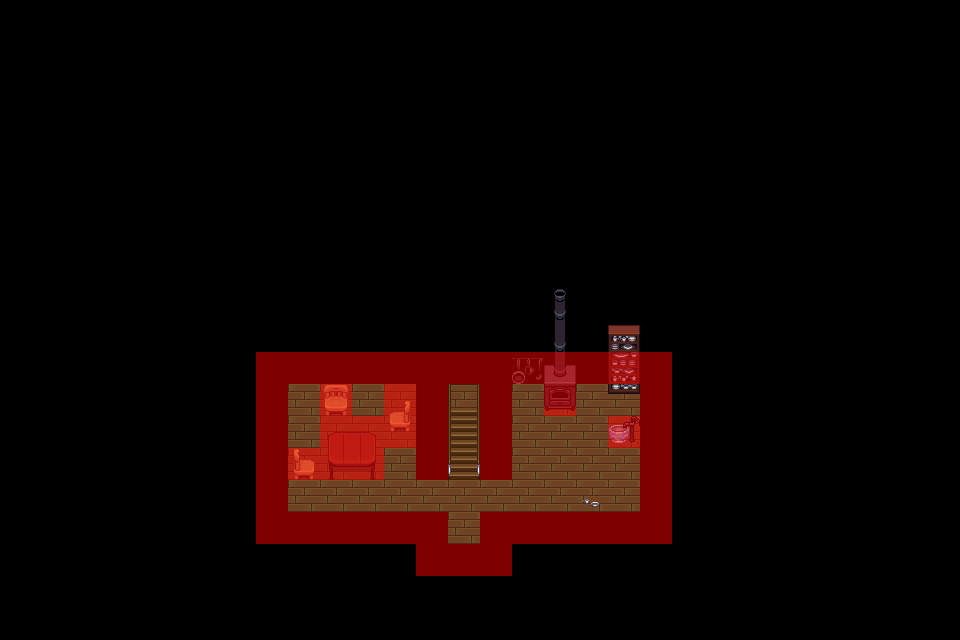

A level layout from a 2D game, rendered from its tile map. Below: a short description, then the map file with tile-grid data replaced by summaries:
An orthogonal 30x20 tile map with 32x32 px tiles, 7 tile layers (floor, rugs, charis, cabinets, ...), 8 tilesets and 1 object (warp).

<map version="1.0" orientation="orthogonal" renderorder="right-down" width="30" height="20" tilewidth="32" tileheight="32" nextobjectid="6">
 <tileset firstgid="1" name="barrel" tilewidth="32" tileheight="32" tilecount="8" columns="4">
  <image source="../../data/LPC Base Assets/tiles/barrel.png" width="128" height="64" />
 </tileset>
 <tileset firstgid="9" name="country" tilewidth="32" tileheight="32" tilecount="20" columns="5">
  <image source="../../data/LPC Base Assets/tiles/country.png" width="160" height="128" />
 </tileset>
 <tileset firstgid="29" name="cabinets" tilewidth="32" tileheight="32" tilecount="78" columns="6">
  <image source="../../data/LPC Base Assets/tiles/cabinets.png" width="192" height="416" />
 </tileset>
 <tileset firstgid="107" name="inside" tilewidth="32" tileheight="32" tilecount="100" columns="10">
  <image source="../../data/LPC Base Assets/tiles/inside.png" width="320" height="320" />
 </tileset>
 <tileset firstgid="207" name="stairs" tilewidth="32" tileheight="32" tilecount="112" columns="8">
  <image source="../../data/LPC Base Assets/tiles/stairs.png" width="256" height="448" />
 </tileset>
 <tileset firstgid="319" name="kitchen" tilewidth="32" tileheight="32" tilecount="8" columns="2">
  <image source="../../data/LPC Base Assets/tiles/kitchen.png" width="64" height="128" />
 </tileset>
 <tileset firstgid="327" name="victoria" tilewidth="32" tileheight="32" tilecount="55" columns="11">
  <image source="../../data/LPC Base Assets/tiles/victoria.png" width="352" height="160" />
 </tileset>
 <tileset firstgid="382" name="metatiles" tilewidth="32" tileheight="32" tilecount="4" columns="2">
  <image source="../../data/metatiles.png" width="64" height="64" />
 </tileset>
 <layer name="floor" width="30" height="20">
  <data>[600 cells, 39 non-empty, 4 distinct tile ids]</data>
 </layer>
 <layer name="rugs" width="30" height="20">
  <data>[600 cells, 0 non-empty, 0 distinct tile ids]</data>
 </layer>
 <layer name="charis" width="30" height="20">
  <data>[600 cells, 4 non-empty, 4 distinct tile ids]</data>
 </layer>
 <layer name="cabinets" width="30" height="20">
  <data>[600 cells, 9 non-empty, 9 distinct tile ids]</data>
 </layer>
 <layer name="table" width="30" height="20">
  <data>[600 cells, 4 non-empty, 4 distinct tile ids]</data>
 </layer>
 <layer name="character" width="30" height="20">
  <data>[600 cells, 1 non-empty, 1 distinct tile ids]</data>
 </layer>
 <layer name="blocked" width="30" height="20">
  <data>[600 cells, 52 non-empty, 1 distinct tile ids]</data>
 </layer>
 <objectgroup name="spawns">
  <object id="4" name="to weltstone farm" type="warp" x="448" y="512" width="32" height="32">
   <properties>
    <property name="end_x" type="int" value="24" />
    <property name="end_y" type="int" value="9" />
    <property name="end_zone" value="weltstone_farm" />
   </properties>
  </object>
 </objectgroup>
</map>
